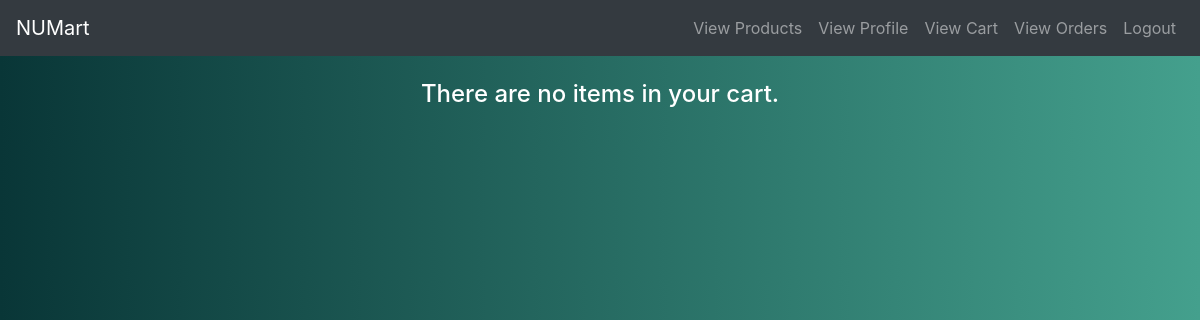
Page /project/userviewcart.php (signed in) on the earlier database version.
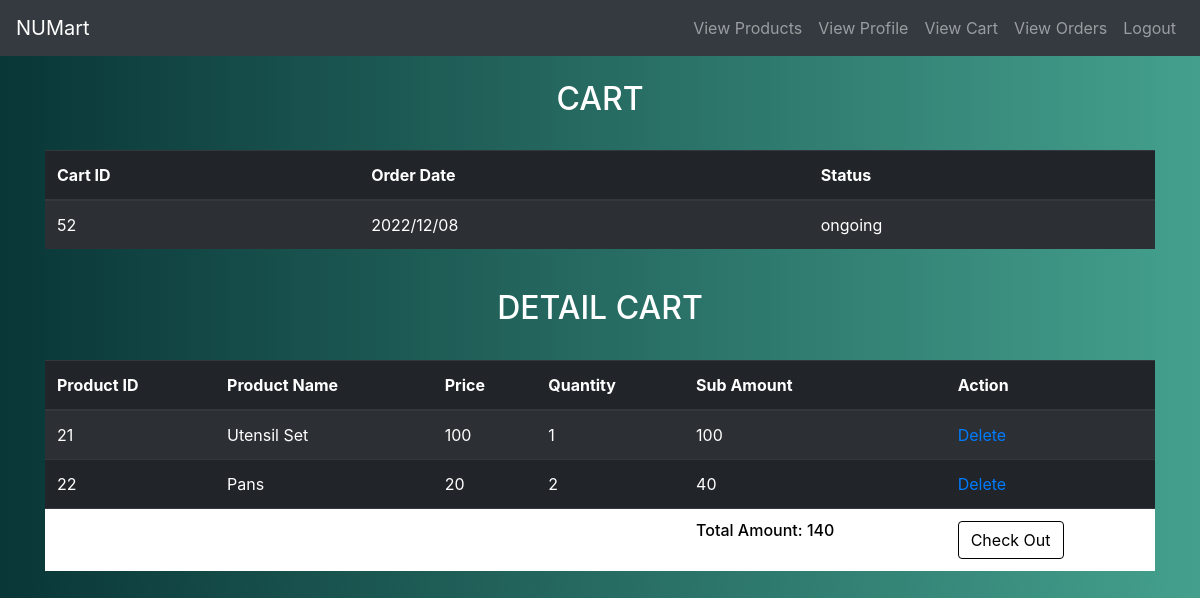
Same page on the later database version.
### tables this page shows
CREATE TABLE IF NOT EXISTS `cart` (
  `cart_id` int(11) NOT NULL AUTO_INCREMENT,
  `user_id` varchar(500) NOT NULL,
  `creation_date` varchar(500) NOT NULL,
  `status` varchar(500) NOT NULL,
  PRIMARY KEY (`cart_id`),
  KEY `cart_user_fk` (`user_id`)
);

CREATE TABLE IF NOT EXISTS `detailedcart` (
  `detailCart_ID` int(11) NOT NULL AUTO_INCREMENT,
  `cart_id` int(11) NOT NULL,
  `product_Id` int(11) NOT NULL,
  `quantity` int(11) NOT NULL,
  `price` double NOT NULL,
  PRIMARY KEY (`detailCart_ID`),
  KEY `detailCart_product_fk` (`product_Id`),
  KEY `detailCart_cart_fk` (`cart_id`) USING BTREE
);

CREATE TABLE IF NOT EXISTS `product` (
  `product_id` int(11) NOT NULL AUTO_INCREMENT,
  `product_name` varchar(500) NOT NULL,
  `brand_id` int(11) NOT NULL,
  `producttype_id` int(11) NOT NULL,
  `product_image` varchar(500) NOT NULL,
  `price` int(11) NOT NULL,
  `addition_date` varchar(500) NOT NULL,
  `availability` varchar(1) NOT NULL,
  `addedby` varchar(500) NOT NULL,
  PRIMARY KEY (`product_id`),
  KEY `product_brand_fk` (`brand_id`),
  KEY `product_type_fk` (`producttype_id`)
);

### project/userviewcart.php (the view, shortened to what this page needs)
<!DOCTYPE html>
<html>
<head>
	<?php include 'head.php';?>
</head>
<body>
	<?php include("usernav.php"); ?>
	<br>
	<?php
	include("connect.php");
	$uid = $_SESSION["uemail"];
	$p1 = "SET @p0='".$uid."'";
	mysqli_query($cn,$p1);
	$res1 = mysqli_query($cn, "CALL getOngoingUserCart (@p0)");
	mysqli_next_result($cn);
	if(mysqli_num_rows($res1) > 0)
	{
		?>
		<center><h2 style="color: white;">CART</h2><br/></center>
		<div class="container table-responsive">
			<table class="table table-striped table-dark">
				<thead>
					<tr>
						<th>Cart ID</th>
						<th>Order Date</th>
						<th>Status</th>
					</tr>
				</thead>
				<tbody>
					<?php
					while($row1 = mysqli_fetch_array($res1))
					{
						?>
						<tr>
							<td><?php echo $row1[0] ?></td>
							<td><?php echo $row1[2] ?></td>
							<td><?php echo $row1[3] ?></td>
						</tr>
						<?php
						$cid = $row1[0];
					}
					?>
				</tbody>
			</table>
		</div>
		<?php
		$p1 = "SET @p0='".$cid."'";
		mysqli_query($cn,$p1);
		$res = mysqli_query($cn, "CALL getDetailedCart (@p0)");
		mysqli_next_result($cn);
		?>
		<center><br/><h2 style="color : white;">DETAIL CART</h2><br/></center>
		<div class="container table-responsive">
			<table class="table table-striped table-dark">
				<thead>
					<tr>
						<th>Product ID</th>
						<th>Product Name</th>
						<th>Price</th>
						<th>Quantity</th>
						<th>Sub Amount</th>
						<th>Action</th>
					</tr>
				</thead>
				<tbody>
					<?php
					$totalamt="";
					while($row = mysqli_fetch_array($res))
					{
						$pri = $row[4]/$row[3];
						$p1 = "SET @p0='".$row[2]."'";
						mysqli_query($cn,$p1);
						$res2 = mysqli_query($cn, "CALL getProduct (@p0)");
						mysqli_next_result($cn);
						$pronm = mysqli_fetch_array($res2);
						?>
						<tr>
							<td><?php echo $row[2] ?></td>
							<td><?php echo $pronm[1] ?></td>
							<td><?php echo $pri ?></td>
							<td><?php echo $row[3] ?></td>
							<td><?php echo $row[4] ?></td>
							<td><a href="javascript:del(<?php echo $row[0] ?>)">Delete</a></td>
						</tr>
						<?php
						$totalamt = $totalamt + $row[4];
					}
					?>
					<tr style="background-color : white;">
						<td></td>
						<td></td>
						<td></td>
						<td></td>
						<td><h6 style="color: black;">Total Amount: <?php echo $totalamt ?></h6></td>
						<td><a class="btn btn-light" href="checkout.php">Check Out</a></td>
					</tr>
				</tbody>
			</table>
		</div>
		<?php
	}
	else
	{
		?>
		<center><h4 style="color : white;">There are no items in your cart.</h4></center>
		<br/>
		<?php
	}
	?>
</body>
</html>

### project/head.php (shortened to what this page needs)
<?php
echo '<meta charset="utf-8">
<meta name="viewport" content="width=device-width, initial-scale=1, shrink-to-fit=no">
<link rel="stylesheet" href="https://maxcdn.bootstrapcdn.com/bootstrap/4.0.0/css/bootstrap.min.css">
<link rel="stylesheet" type="text/css" href="./web.css">
<link rel="stylesheet" href="https://use.fontawesome.com/releases/v5.7.0/css/all.css">
'
?>

### project/usernav.php (shortened to what this page needs)
<nav class="navbar navbar-expand-lg navbar-dark bg-dark">
	<a class="navbar-brand" href="./userhomepg.php">NUMart</a>
	<div class="collapse navbar-collapse" id="navbarTogglerDemo03">
		<ul class="navbar-nav ml-auto mt-2 mt-lg-0">
			<li class="nav-item">
				<a class="nav-link" href="userprogrid.php">View Products<span class="sr-only">(current)</span></a>
			</li>
			<li class="nav-item">
				<a class="nav-link" href="userprofile.php">View Profile<span class="sr-only">(current)</span></a>
			</li>
			<li class="nav-item">
				<a class="nav-link" href="userviewcart.php">View Cart<span class="sr-only">(current)</span></a>
			</li>
			<li class="nav-item">
				<a class="nav-link" href="orderhistory.php">View Orders<span class="sr-only">(current)</span></a>
			</li>
			<li class="nav-item">
				<a class="nav-link" href="userlogout.php">Logout</a>
			</li>
		</ul>
	</div>
</nav>

### project/web.css (style rules this page uses)
body { background: #44A08D; background: -webkit-linear-gradient(to right, #093637, #44A08D); background: linear-gradient(to right, #093637, #44A08D); }
.btn { background-color: transparent; color: black; border-color: black; }

Differences in the rows shown:
added cart: cart_id "52", creation_date "2022/12/08", status "ongoing"
added detailedcart: product_Id "21", product_Id.product_name "Utensil Set", price "100", quantity "1"
added detailedcart: product_Id "22", product_Id.product_name "Pans", pri "20", quantity "2", price "40"
Other differences:
$totalamt: (not shown) → "140"
text no longer shown: "There are no items in your cart."
text now shown: "CART Cart ID Order Date Status DETAIL CART Product ID Product Name Price Quantity Sub Amount Action Total Amount: Check Out"
